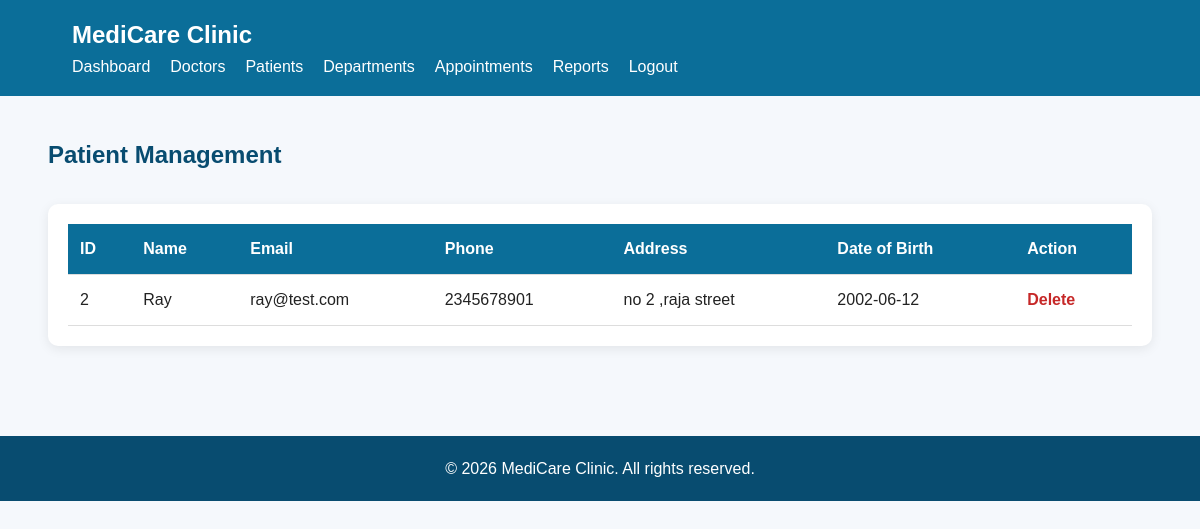
Screenshot of /admin/patients.php (signed in) with the database file from the repository.
### tables this page shows
CREATE TABLE IF NOT EXISTS `patients` (
  `id` int(11) NOT NULL AUTO_INCREMENT,
  `user_id` int(11) DEFAULT NULL,
  `phone` varchar(20) DEFAULT NULL,
  `address` varchar(255) DEFAULT NULL,
  `date_of_birth` date DEFAULT NULL,
  PRIMARY KEY (`id`),
  KEY `user_id` (`user_id`)
);

CREATE TABLE IF NOT EXISTS `users` (
  `id` int(11) NOT NULL AUTO_INCREMENT,
  `name` varchar(100) NOT NULL,
  `email` varchar(100) NOT NULL,
  `password` varchar(255) NOT NULL,
  `role` enum('patient','doctor','admin') DEFAULT 'patient',
  PRIMARY KEY (`id`),
  UNIQUE KEY `email` (`email`)
);

### admin/patients.php (the view, shortened to what this page needs)
<?php
include "../config/database.php";
$result = $conn->query("
    SELECT
        patients.id,
        users.name,
        users.email,
        patients.phone,
        patients.address,
        patients.date_of_birth
    FROM patients
    JOIN users
        ON patients.user_id = users.id
    ORDER BY users.name ASC
");
?>
<!DOCTYPE html>
<html lang="en">
<head>
    <link
        rel="stylesheet"
        href="../css/style.css"
    >
</head>
<body>
<header>
    <div class="container">
        <div class="logo">
            MediCare Clinic
        </div>
        <nav>
            <a href="dashboard.php">Dashboard</a>
            <a href="doctors.php">Doctors</a>
            <a href="patients.php">Patients</a>
            <a href="departments.php">Departments</a>
            <a href="appointments.php">Appointments</a>
            <a href="reports.php">Reports</a>
            <a href="../logout.php">Logout</a>
        </nav>
    </div>
</header>
<section class="dashboard">
    <div class="container">
        <h1>Patient Management</h1>
        <div class="table-container">
            <table>
                <thead>
                    <tr>
                        <th>ID</th>
                        <th>Name</th>
                        <th>Email</th>
                        <th>Phone</th>
                        <th>Address</th>
                        <th>Date of Birth</th>
                        <th>Action</th>
                    </tr>
                </thead>
                <tbody>
                    <?php while ($patient = $result->fetch_assoc()) { ?>
                        <tr>
                            <td>
                                <?php echo $patient["id"]; ?>
                            </td>
                            <td>
                                <?php echo htmlspecialchars($patient["name"]); ?>
                            </td>
                            <td>
                                <?php echo htmlspecialchars($patient["email"]); ?>
                            </td>
                            <td>
                                <?php echo htmlspecialchars($patient["phone"]); ?>
                            </td>
                            <td>
                                <?php echo htmlspecialchars($patient["address"]); ?>
                            </td>
                            <td>
                                <?php echo htmlspecialchars($patient["date_of_birth"]); ?>
                            </td>
                            <td>
                                <a
                                    href="patients.php?delete=<?php echo $patient["id"]; ?>"
                                    class="delete-btn"
                                >
                                    Delete
                                </a>
                            </td>
                        </tr>
                    <?php } ?>
                </tbody>
            </table>
        </div>
    </div>
</section>
<footer>
    <p>
        &copy; 2026 MediCare Clinic. All rights reserved.
    </p>
</footer>
</body>
</html>

### css/style.css (style rules this page uses)
html, body { min-height: 100%; }
body { min-height: 100vh; display: flex; flex-direction: column; }
footer { margin-top: auto; }
* { margin: 0; padding: 0; box-sizing: border-box; }
body { font-family: Arial, sans-serif; background: #f5f8fc; color: #222; line-height: 1.6; }
header { background: #0b6e99; color: white; padding: 16px 6%; display: flex; justify-content: space-between; align-items: center; }
.logo { font-size: 24px; font-weight: bold; }
nav { display: flex; gap: 20px; flex-wrap: wrap; }
nav a { color: white; text-decoration: none; font-weight: 500; }
.dashboard { width: 92%; max-width: 1200px; margin: 40px auto; }
.dashboard h1 { color: #084c70; margin-bottom: 10px; }
.table-container { width: 100%; overflow-x: auto; background: white; padding: 20px; margin-top: 30px; border-radius: 10px; box-shadow: 0 3px 12px rgba(0, 0, 0, 0.08); }
table { width: 100%; border-collapse: collapse; min-width: 700px; }
th, td { padding: 12px; border-bottom: 1px solid #ddd; text-align: left; }
th { background: #0b6e99; color: white; }
.delete-btn { color: #c62828; text-decoration: none; font-weight: bold; }
footer { background: #084c70; color: white; text-align: center; padding: 20px; margin-top: 50px; }

### rows the page displays
patients: id "2", user.name "Ray", user.email "ray@test.com", phone "2345678901", address "no 2 ,raja street", date_of_birth "2002-06-12"
